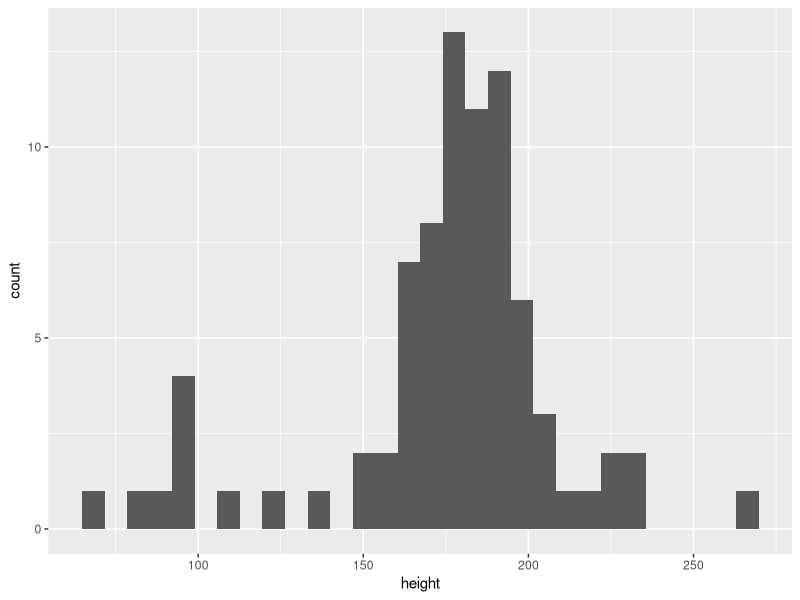
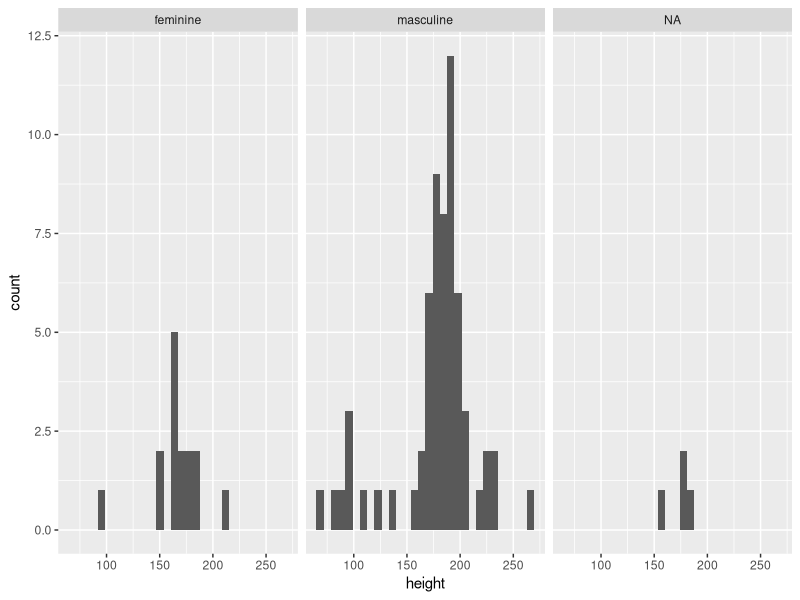
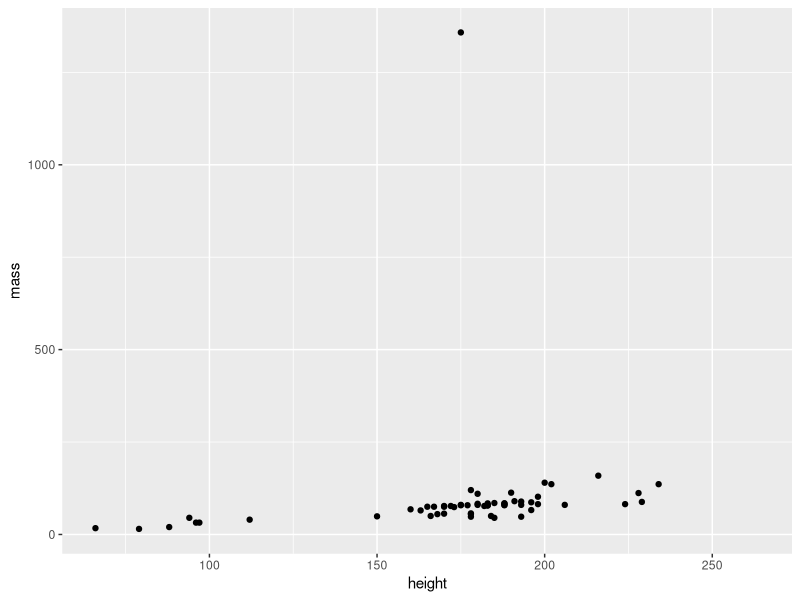
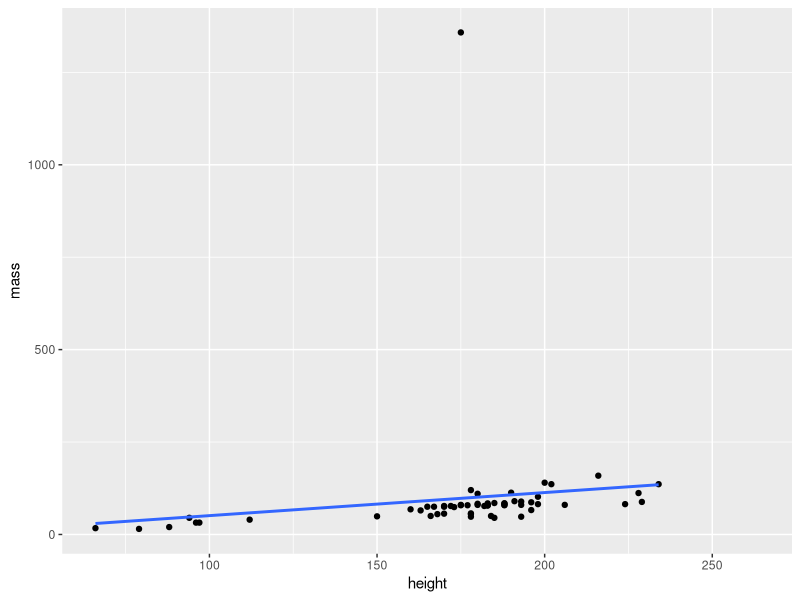
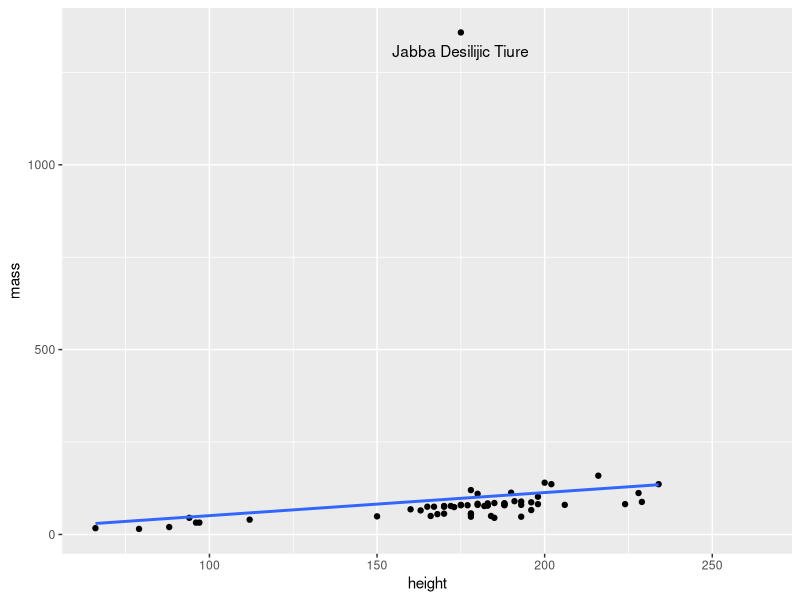
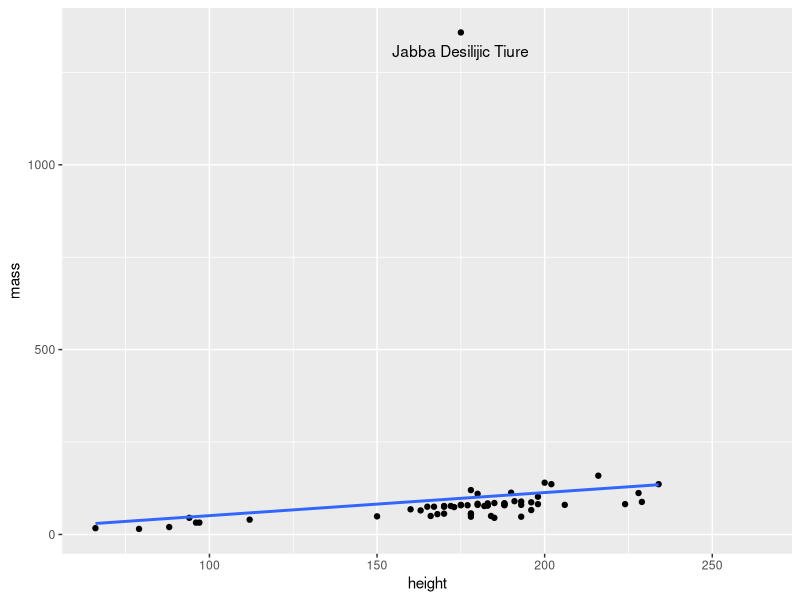

The R source for these figures, in order:
## ---- chunk 1

# Load required libraries

library(tidyverse)

## ---- chunk 2

# built-in data

starwars_chars <- starwars

## ---- chunk 3

# hint: height is numerical; 
# look for geoms that do a good job of summarizing numerical variables

ggplot(starwars_chars) +
  geom_histogram(aes(height))

## ---- chunk 4

# hint: try facet_wrap

ggplot(starwars_chars) +
  geom_histogram(aes(height)) + 
  facet_wrap(vars(gender))

## ---- chunk 5

# what geom is best for two numerical variables?

ggplot(starwars_chars, aes(height,mass)) +
  geom_point()

## ---- chunk 6

# hint: look at the options for geom_smooth

ggplot(starwars_chars, aes(height,mass)) +
  geom_point() +
  geom_smooth(method = "lm", se=FALSE)

## ---- chunk 7

# hint: you can use "data=" in a geom layer to use different data for that layer 

ggplot(starwars_chars, aes(height,mass)) +
  geom_point() +
  geom_smooth(method = "lm", se=FALSE) + 
  geom_text(data=starwars_chars %>% dplyr::filter(mass > 1000), aes(label=name), nudge_y = -50)

ggplot(starwars_chars, aes(height,mass)) +
  geom_point() +
  geom_smooth(method = "lm", se=FALSE) + 
  geom_text(data=starwars_chars %>% dplyr::filter(mass == max(mass, na.rm=T)), aes(label=name), nudge_y = -50)

